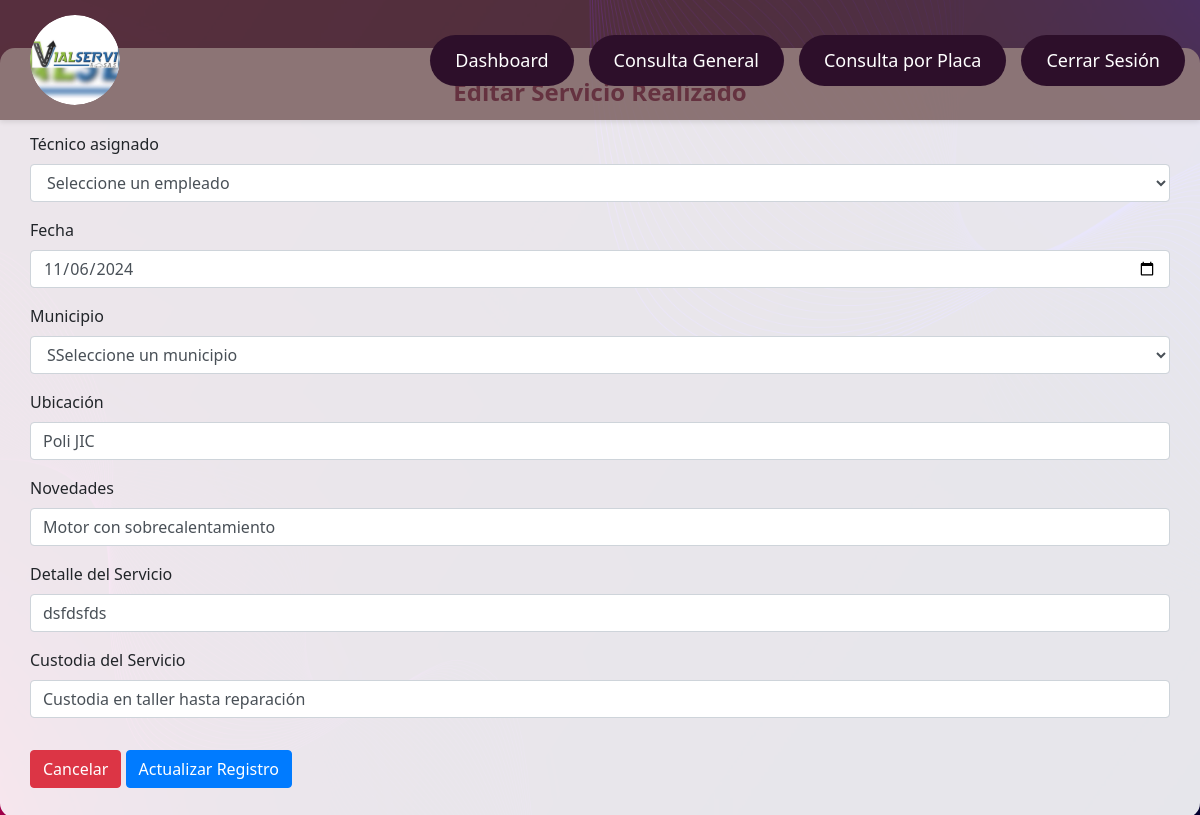
Page /editar_servicio_realizado.php?id=33 (signed in) on the earlier database version.
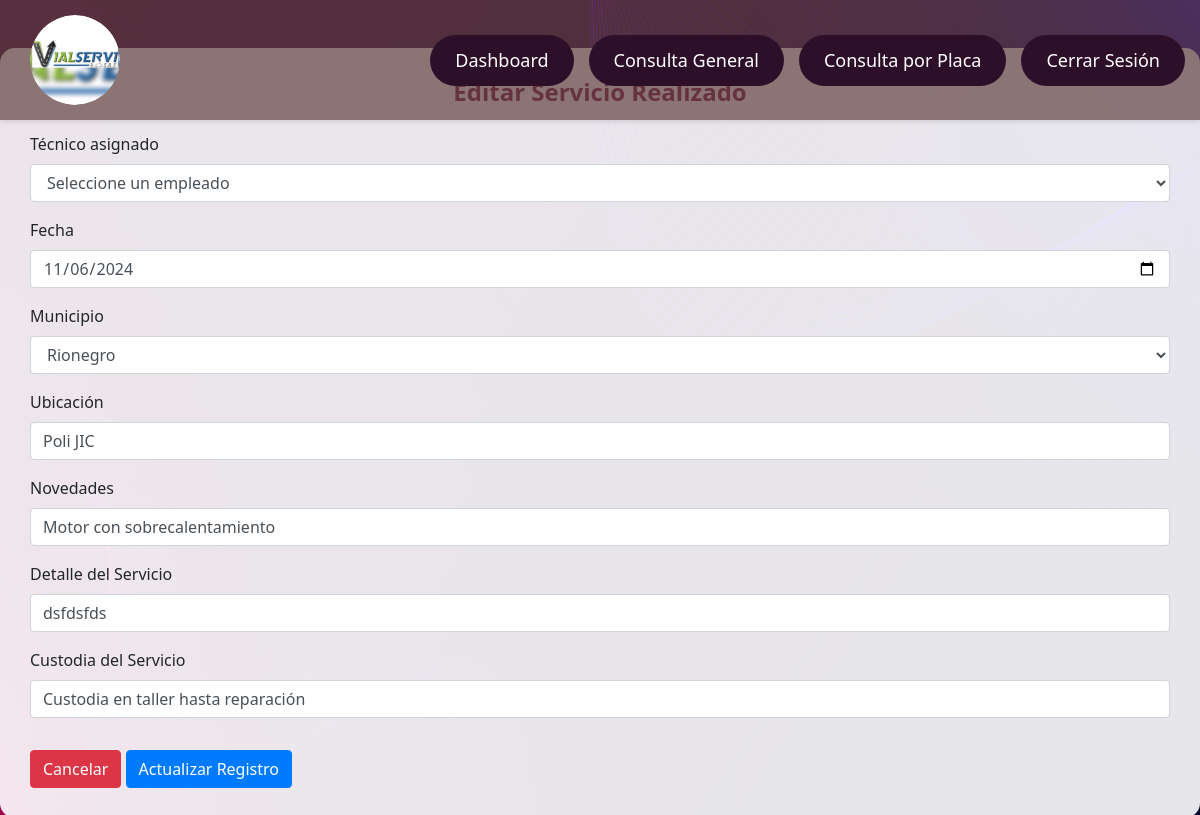
Same page on the later database version.
### tables this page shows
CREATE TABLE `servicios_realizados` (
  `Servicio_Realizado_id` int(11) NOT NULL,
  `Cedula_Empleado_id_Servicios_Realizados` int(11) DEFAULT NULL,
  `Vehiculo_id_Servicios_Realizados` varchar(20) DEFAULT NULL,
  `Servicio_id_Servicios_Realizados` int(11) DEFAULT NULL,
  `Fecha` date DEFAULT NULL,
  `municipio` int(11) DEFAULT 11,
  `Ubicación` varchar(255) DEFAULT NULL,
  `Novedades` text DEFAULT NULL,
  `Fotos` text DEFAULT NULL,
  `Detalle_Servicio` text DEFAULT NULL,
  `Custodia_Servicio` text DEFAULT NULL,
  `Facturación_Separada` tinyint(1) DEFAULT NULL
);

CREATE TABLE `municipios` (
  `id` int(11) NOT NULL,
  `nombre` varchar(100) NOT NULL
);

### editar_servicio_realizado.php (the view, shortened to what this page needs)
<?php
include('validPermissions.php');
include('header.php');
if (isset($_GET['id'])) {
    $id = $_GET['id'];
    $sql = "SELECT * FROM servicios_realizados WHERE Servicio_Realizado_id = '$id'";
    $result = $conn->query($sql);
    if ($result->num_rows > 0) {
        $servicio = $result->fetch_assoc();
    } else {
        echo "Registro no encontrado.";
        exit;
    }
    $municipality = [];
    $query = "SELECT id, nombre FROM municipios";
    $result = $conn->query($query);
    if ($result && $result->num_rows > 0) {
        while ($row = $result->fetch_assoc()) {
            $municipality[] = $row;
        }
    }
}
?>
<!DOCTYPE html>
<html lang="es">
<head>
    <link href="https://stackpath.bootstrapcdn.com/bootstrap/4.5.2/css/bootstrap.min.css" rel="stylesheet">
    <link rel="stylesheet" href="https://cdnjs.cloudflare.com/ajax/libs/font-awesome/5.15.4/css/all.min.css">
</head>
<body>
<div class="container mt-5">
    <h2>Editar Servicio Realizado</h2>
    <form method="post" action="">
        <div class="form-group">
            <label for="Cedula_Empleado_id_Servicios_Realizados">Técnico asignado</label>
            <select name="Cedula_Empleado_id_Servicios_Realizados" class="form-control" required>
                <option value="">Seleccione un empleado</option>
            </select>
        </div>
        <div class="form-group">
            <label for="Fecha">Fecha</label>
            <input type="date" name="Fecha" class="form-control" value="<?php echo $servicio['Fecha']; ?>" required>
        </div>
        <div class="form-group">
            <label for="municipality">Municipio</label>
            <select name="municipality" class="form-control" required>
                <option value="">SSeleccione un municipio</option>
                <?php foreach ($municipality as $municipality): ?>
                    <option value="<?= $municipality['id'] ?>"
                        <?= ($municipality['id'] == $servicio['municipio']) ? 'selected' : '' ?>>
                        <?= htmlspecialchars($municipality['nombre']) ?>
                    </option>
                <?php endforeach; ?>
            </select>
        </div>
        <div class="form-group">
            <label for="Ubicacion">Ubicación</label>
            <input type="text" name="Ubicacion" class="form-control" value="<?php echo $servicio['Ubicación']; ?>" required>
        </div>
        <div class="form-group">
            <label for="Novedades">Novedades</label>
            <input type="text" name="Novedades" class="form-control" value="<?php echo $servicio['Novedades']; ?>">
        </div>
        <div class="form-group">
            <label for="Detalle_Servicio">Detalle del Servicio</label>
            <input type="text" name="Detalle_Servicio" class="form-control" value="<?php echo $servicio['Detalle_Servicio']; ?>">
        </div>
        <div class="form-group">
            <label for="Custodia_Servicio">Custodia del Servicio</label>
            <input type="text" name="Custodia_Servicio" class="form-control" value="<?php echo $servicio['Custodia_Servicio']; ?>">
        </div>
        <button type="button" onclick="window.location.href='consulta_general.php'" class="btn btn-danger mt-3" data-no-warning>Cancelar</button>
        <button type="submit" class="btn btn-primary mt-3" data-no-warning>Actualizar Registro</button>
    </form>
</div>
</body>
</html>

Differences in the rows shown:
changed servicios_realizados "Poli JIC": municipality (not shown) → "Rionegro"
Other differences:
form field municipality: "SSeleccione un municipio" → (not shown)
